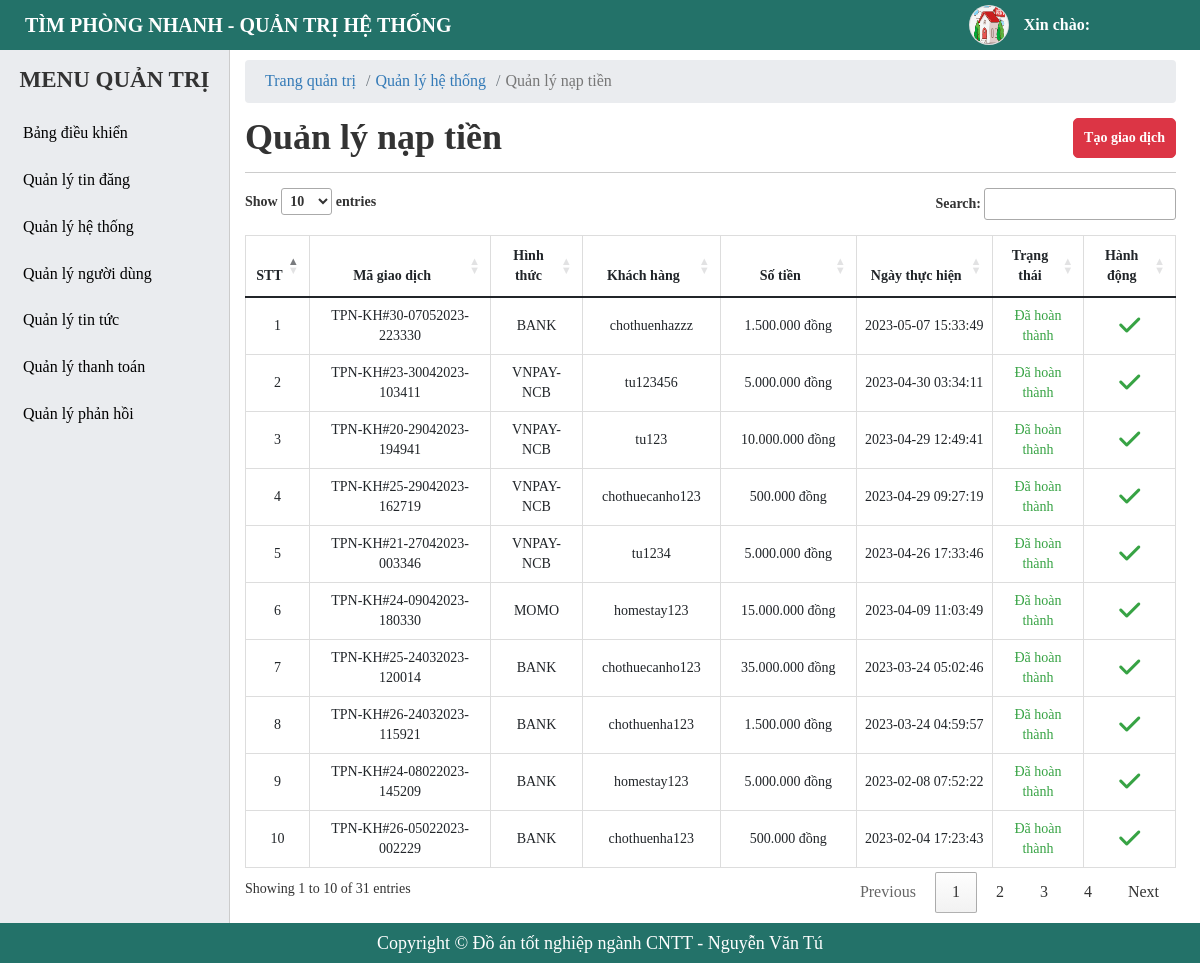
The app's page /admin/deposit-money-manager.php, older data.
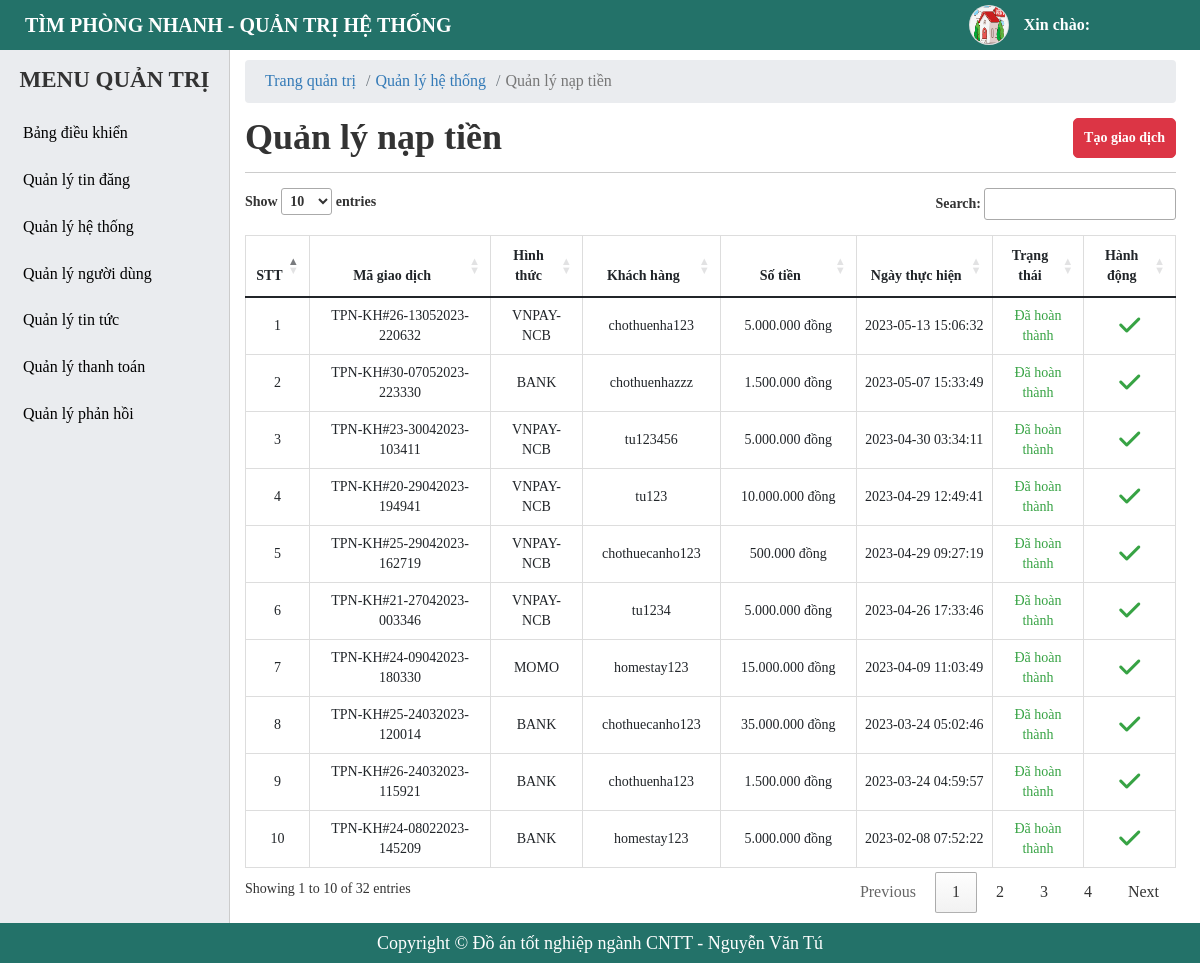
The same page, newer data.
### tables this page shows
CREATE TABLE `tbl_deposit_money` (
  `id` int(20) NOT NULL,
  `pay_code` varchar(255) NOT NULL,
  `pay_price` bigint(20) NOT NULL,
  `payments` varchar(255) NOT NULL,
  `user_id` bigint(20) NOT NULL,
  `status` tinyint(4) NOT NULL DEFAULT 0,
  `created_at` timestamp NOT NULL DEFAULT current_timestamp()
);

CREATE TABLE `tbl_user` (
  `id` bigint(20) NOT NULL,
  `fullname` varchar(255) NOT NULL,
  `username` varchar(255) NOT NULL,
  `password` varchar(255) NOT NULL,
  `email` varchar(255) NOT NULL,
  `phone` varchar(255) NOT NULL,
  `zalo` varchar(255) DEFAULT NULL,
  `address` varchar(255) DEFAULT NULL,
  `facebook` varchar(255) DEFAULT NULL,
  `avatar` varchar(255) DEFAULT NULL COMMENT 'ảnh đại diện',
  `balance` bigint(255) DEFAULT 0 COMMENT 'Số dư',
  `status` tinyint(4) NOT NULL DEFAULT 1 COMMENT 'trạng thái',
  `created_at` timestamp NOT NULL DEFAULT current_timestamp(),
  `created_ad` timestamp NOT NULL DEFAULT current_timestamp()
);

### admin/deposit-money-manager.php (the view, shortened to what this page needs)
<?php
    include './include/connect.php';
    $queryDep = $conn->prepare("SELECT dep.*, us.username FROM tbl_deposit_money dep JOIN tbl_user us ON us.id = dep.user_id ORDER BY dep.status ASC, dep.created_at DESC");
    $queryDep->execute();
    $resultsDep = $queryDep->fetchAll(PDO::FETCH_OBJ);
?>
<!DOCTYPE html>
<html lang="en">
<head>
    <?php include('include/link-css.php');?>
</head>
<body>
    <?php
     include('include/header.php');
    ?>
    <div id="main">
        <?php
        include('include/sidebar.php');
        ?>
        <div id="main-right">
            <nav aria-label="breadcrumb">
                <ol class="breadcrumb">
                    <li class="breadcrumb-item"><a href="#">Trang quản trị</a></li>
                    <li class="breadcrumb-item"><a href="#">Quản lý hệ thống</a></li>
                    <li class="breadcrumb-item active" aria-current="page">Quản lý nạp tiền</li>
                </ol>
            </nav>
            <section class="main-right-title">
                <div class="form-title">
                    <h1>Quản lý nạp tiền</h1>
                </div>
                <div class="account-btn">
                    <button class="btn btn-post btn-add">Tạo giao dịch</button>
                </div>
            </section>
            <div class="main-right-table">
                <table class="table table-bordered table-post-list" id = "table-manage">
                    <thead>
                        <tr>
                            <th style="width: 5%;" >STT</th>
                            <th style="width: 20%;" >Mã giao dịch</th>
                            <th style="width: 10%;" >Hình thức</th>
                            <th style="width: 15%;" >Khách hàng</th>
                            <th style="width: 15%;" >Số tiền</th>
                            <th style="width: 15%;" >Ngày thực hiện</th>
                            <th style="width: 10%;" >Trạng thái</th>
                            <th style="width: 10%;" >Hành động</th>
                        </tr>
                    </thead>
                    <tbody >
                        <?php foreach ($resultsDep as $key => $value) { ?>
                            <tr>
                                <td><?php echo $key+1 ?></td>
                                <td>
                                    <p><?php echo $value -> pay_code ?></p>
                                </td>
                                <td>
                                    <p><?php echo $value ->payments ?></p>
                                </td>
                                <td>
                                    <p><?php echo $value -> username ?></p>
                                </td>
                                <td>
                                <div class="post_price">
                                        <?php
                                            $tien = (int) $value->pay_price;
                                            $bien = number_format($tien,0,",",".");
                                            echo $bien." đồng";
                                        ?>
                                    </div>
                                </td>
                                <td>
                                    <p><?php echo $value -> created_at ?></p>
                                </td>
                                <td>
                                    <?php if( $value -> status == 1){ ?>
                                        <p style = "color: #37a344;" >Đã hoàn thành</p>
                                    <?php }else{ ?>
                                        <p style = "color: red;">Khởi tạo</p>
                                    <?php } ?>
                                </td>
                                <td>
                                    <?php if( $value -> status == 1){ ?>
                                        <p class="btn-setting btn-edit" style = "color: #37a344;"><i class="fa-solid fa-check"></i></p>
                                    <?php } ?>
                                </td>
                            </tr>
                        <?php } ?>
                    </tbody>
                </table>
            </div>
        </div>
    </div>
    <?php include('include/footer.php');?>
</body>
</html>

Row changes from the older to the newer data that the page shows:
no longer on this page (row unchanged): tbl_deposit_money: pay_code "TPN-KH#26-05022023-002229", payments "BANK", user.username "chothuenha123", pay_price "500.000", created_at "2023-02-04 17:23:43", status "Đã hoàn thành"
added tbl_deposit_money: pay_code "TPN-KH#26-13052023-220632", payments "VNPAY-NCB", user.username "chothuenha123", pay_price "5.000.000", created_at "2023-05-13 15:06:32", status "Đã hoàn thành"
Text that changed along with them:
text written by a page script: "Show entries Search: Showing 1 to 10 of 31 entries Previous 1 2 3 4 Next" → "Show entries Search: Showing 1 to 10 of 32 entries Previous 1 2 3 4 Next"
